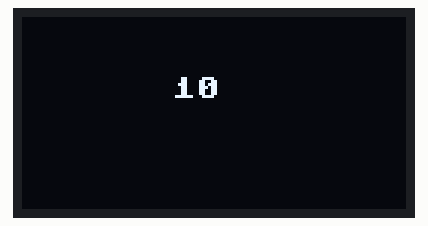
Simulated run of this program. Board: MicroPython board. On the bench: 128×64 one-colour display.

Above: at 2.4 s.
At 6.65 s:
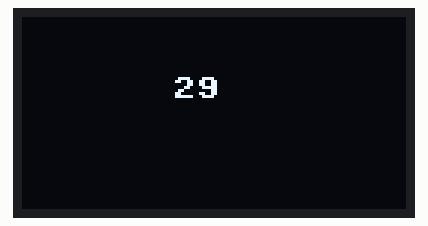
At 11.58 s:
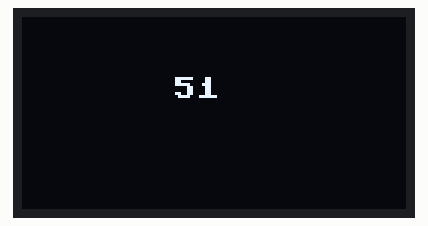
At 20.98 s:
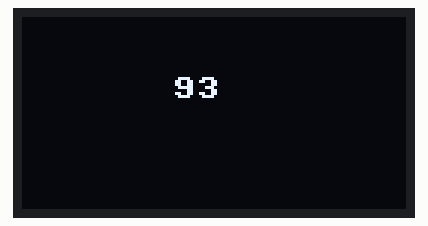
At 30.39 s:
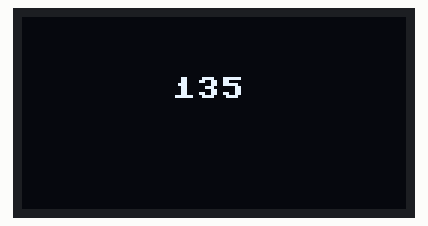
At 39.79 s:
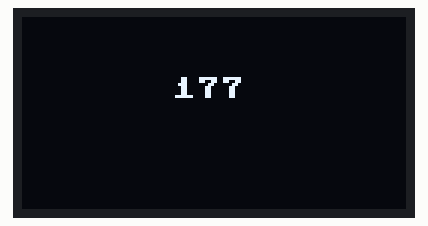

The program:

5-1.OLED__________3.py
```python
from machine import Pin
import time
from machine import SoftI2C
from ssd1306 import SSD1306_I2C

i2c = SoftI2C(sda=Pin(43), scl=Pin(44))
oled = SSD1306_I2C(128, 64, i2c)

cnt = 0
try:
    while True:
        oled.fill(0)
        oled.text(str(cnt),50,20)
        oled.show()

        cnt += 1
        time.sleep(0.2)
except:
    pass
```
